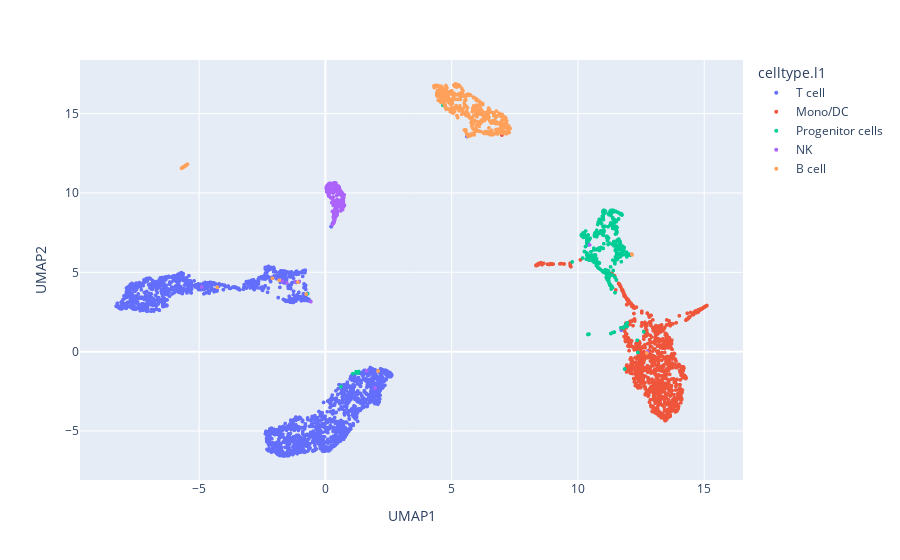

The cell this chart's notebook holds for it:
### Code cell
fig = px.scatter(plot_df, x="UMAP1", y="UMAP2", color='celltype.l1')
fig.update_traces(marker=dict(size=4))
fig.show()

### Figure 1 — Plotly figure (JSON) as saved in the notebook; plotly's stock layout.template omitted (floating-point values rounded to 4 significant figures; data arrays with more than 128 entries replaced by an {"elided": "..."} marker saying what was removed)
{"data": [{"hovertemplate": "celltype.l1=T cell<br>UMAP1=%{x}<br>UMAP2=%{y}<extra></extra>", "legendgroup": "T cell", "marker": {"color": "#636efa", "size": 4, "symbol": "circle"}, "mode": "markers", "name": "T cell", "showlegend": true, "type": "scattergl", "x": {"elided": "2245 float values"}, "xaxis": "x", "y": {"elided": "2245 float values"}, "yaxis": "y"}, {"hovertemplate": "celltype.l1=Mono/DC<br>UMAP1=%{x}<br>UMAP2=%{y}<extra></extra>", "legendgroup": "Mono/DC", "marker": {"color": "#EF553B", "size": 4, "symbol": "circle"}, "mode": "markers", "name": "Mono/DC", "showlegend": true, "type": "scattergl", "x": {"elided": "1165 float values"}, "xaxis": "x", "y": {"elided": "1165 float values"}, "yaxis": "y"}, {"hovertemplate": "celltype.l1=Progenitor cells<br>UMAP1=%{x}<br>UMAP2=%{y}<extra></extra>", "legendgroup": "Progenitor cells", "marker": {"color": "#00cc96", "size": 4, "symbol": "circle"}, "mode": "markers", "name": "Progenitor cells", "showlegend": true, "type": "scattergl", "x": {"elided": "428 float values"}, "xaxis": "x", "y": {"elided": "428 float values"}, "yaxis": "y"}, {"hovertemplate": "celltype.l1=NK<br>UMAP1=%{x}<br>UMAP2=%{y}<extra></extra>", "legendgroup": "NK", "marker": {"color": "#ab63fa", "size": 4, "symbol": "circle"}, "mode": "markers", "name": "NK", "showlegend": true, "type": "scattergl", "x": {"elided": "215 float values"}, "xaxis": "x", "y": {"elided": "215 float values"}, "yaxis": "y"}, {"hovertemplate": "celltype.l1=B cell<br>UMAP1=%{x}<br>UMAP2=%{y}<extra></extra>", "legendgroup": "B cell", "marker": {"color": "#FFA15A", "size": 4, "symbol": "circle"}, "mode": "markers", "name": "B cell", "showlegend": true, "type": "scattergl", "x": {"elided": "549 float values"}, "xaxis": "x", "y": {"elided": "549 float values"}, "yaxis": "y"}], "layout": {"legend": {"title": {"text": "celltype.l1"}, "tracegroupgap": 0}, "margin": {"t": 60}, "xaxis": {"anchor": "y", "domain": [0, 1], "title": {"text": "UMAP1"}}, "yaxis": {"anchor": "x", "domain": [0, 1], "title": {"text": "UMAP2"}}}}
